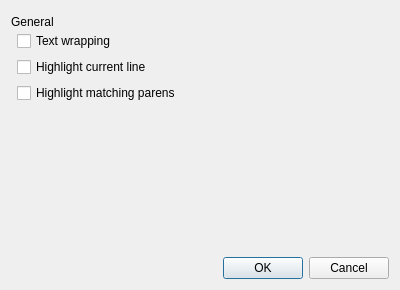
<?xml version="1.0" encoding="UTF-8"?>
<ui version="4.0">
 <class>settings</class>
 <widget class="QDialog" name="settings">
  <property name="geometry">
   <rect>
    <x>0</x>
    <y>0</y>
    <width>400</width>
    <height>290</height>
   </rect>
  </property>
  <property name="windowTitle">
   <string>Dialog</string>
  </property>
  <layout class="QVBoxLayout" name="verticalLayout">
   <item>
    <widget class="QStackedWidget" name="stackedWidget">
     <property name="currentIndex">
      <number>0</number>
     </property>
     <widget class="QWidget" name="page">
      <widget class="QWidget" name="formLayoutWidget">
       <property name="geometry">
        <rect>
         <x>0</x>
         <y>20</y>
         <width>351</width>
         <height>211</height>
        </rect>
       </property>
       <layout class="QFormLayout" name="formLayout">
        <property name="fieldGrowthPolicy">
         <enum>QFormLayout::AllNonFixedFieldsGrow</enum>
        </property>
        <item row="0" column="1">
         <widget class="QCheckBox" name="checkBox">
          <property name="text">
           <string>Text wrapping</string>
          </property>
         </widget>
        </item>
        <item row="1" column="1">
         <widget class="QCheckBox" name="checkBox_2">
          <property name="text">
           <string>Highlight current line</string>
          </property>
         </widget>
        </item>
        <item row="2" column="1">
         <widget class="QCheckBox" name="checkBox_3">
          <property name="text">
           <string>Highlight matching parens</string>
          </property>
         </widget>
        </item>
       </layout>
      </widget>
      <widget class="QLabel" name="label">
       <property name="geometry">
        <rect>
         <x>0</x>
         <y>0</y>
         <width>66</width>
         <height>21</height>
        </rect>
       </property>
       <property name="text">
        <string>General</string>
       </property>
      </widget>
     </widget>
     <widget class="QWidget" name="page_2">
      <widget class="QLabel" name="label_2">
       <property name="geometry">
        <rect>
         <x>0</x>
         <y>0</y>
         <width>66</width>
         <height>21</height>
        </rect>
       </property>
       <property name="text">
        <string>Font</string>
       </property>
      </widget>
      <widget class="QWidget" name="formLayoutWidget_2">
       <property name="geometry">
        <rect>
         <x>0</x>
         <y>20</y>
         <width>351</width>
         <height>211</height>
        </rect>
       </property>
       <layout class="QFormLayout" name="formLayout_2">
        <property name="fieldGrowthPolicy">
         <enum>QFormLayout::AllNonFixedFieldsGrow</enum>
        </property>
        <item row="0" column="0">
         <widget class="QLabel" name="label_3">
          <property name="text">
           <string>Font</string>
          </property>
         </widget>
        </item>
        <item row="0" column="1">
         <widget class="QFontComboBox" name="fontComboBox"/>
        </item>
        <item row="1" column="0">
         <widget class="QLabel" name="label_4">
          <property name="text">
           <string>Font Size</string>
          </property>
         </widget>
        </item>
        <item row="1" column="1">
         <widget class="QSpinBox" name="spinBox">
          <property name="minimum">
           <number>1</number>
          </property>
          <property name="value">
           <number>10</number>
          </property>
         </widget>
        </item>
       </layout>
      </widget>
     </widget>
    </widget>
   </item>
   <item>
    <widget class="QDialogButtonBox" name="buttonBox">
     <property name="standardButtons">
      <set>QDialogButtonBox::Cancel|QDialogButtonBox::Ok</set>
     </property>
    </widget>
   </item>
  </layout>
 </widget>
 <resources/>
 <connections/>
</ui>
